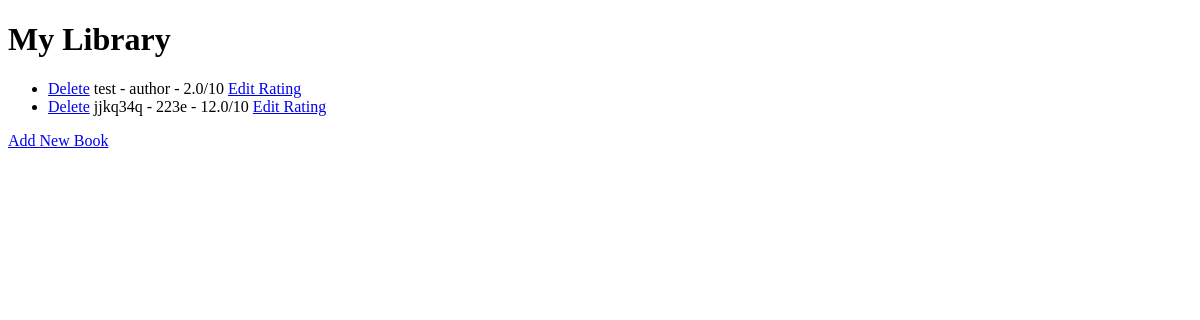
Before: / with the older database file.
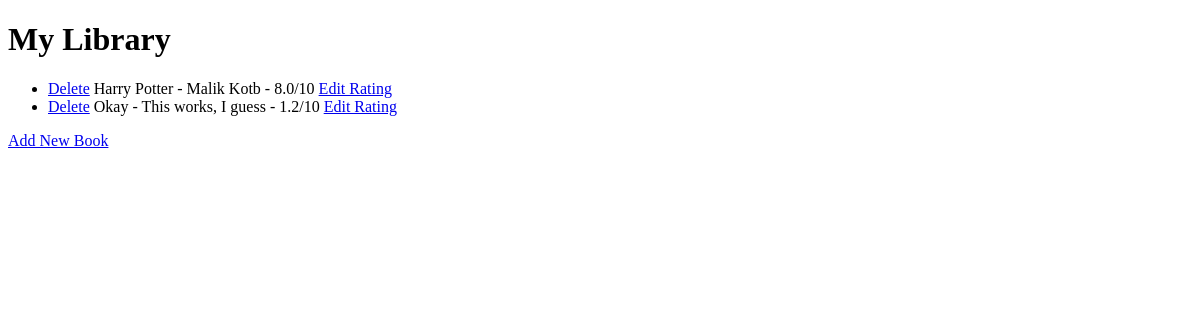
After: the same page with the newer database file.
### main.py (models this page shows, shortened)
class Book(db.Model):
    id = db.Column(db.Integer, primary_key=True)
    title = db.Column(db.String(250), unique=True, nullable=False)
    author = db.Column(db.String(250), nullable=False)
    rating = db.Column(db.Float, nullable=False)

### main.py (the view)
@app.route('/')
def home():
    all_books = db.session.query(Book).all()
    return render_template("index.html", books=all_books)

### templates/index.html (shortened to what this page needs)
<!DOCTYPE html>
<html lang="en">
<head>
</head>
<body>
<h1>My Library</h1>
    <ul>
        {% for book in books %}
        <li>
            <a href="{{ url_for('delete', id=book.id) }}">Delete</a>
            {{book.title}} - {{book.author}} - {{book.rating}}/10
            <a href="{{ url_for('edit', id=book.id) }}">Edit Rating</a>
        </li>
        {% endfor %}
    </ul>
<a href="{{ url_for('add') }}">Add New Book</a>
</body>
</html>

Changed rows visible on the page:
removed Book: title "test", author "author", rating "2.0"
removed Book: title "jjkq34q", author "223e", rating "12.0"
added Book: title "Harry Potter", author "Malik Kotb", rating "8.0"
added Book: title "Okay", author "This works, I guess", rating "1.2"
